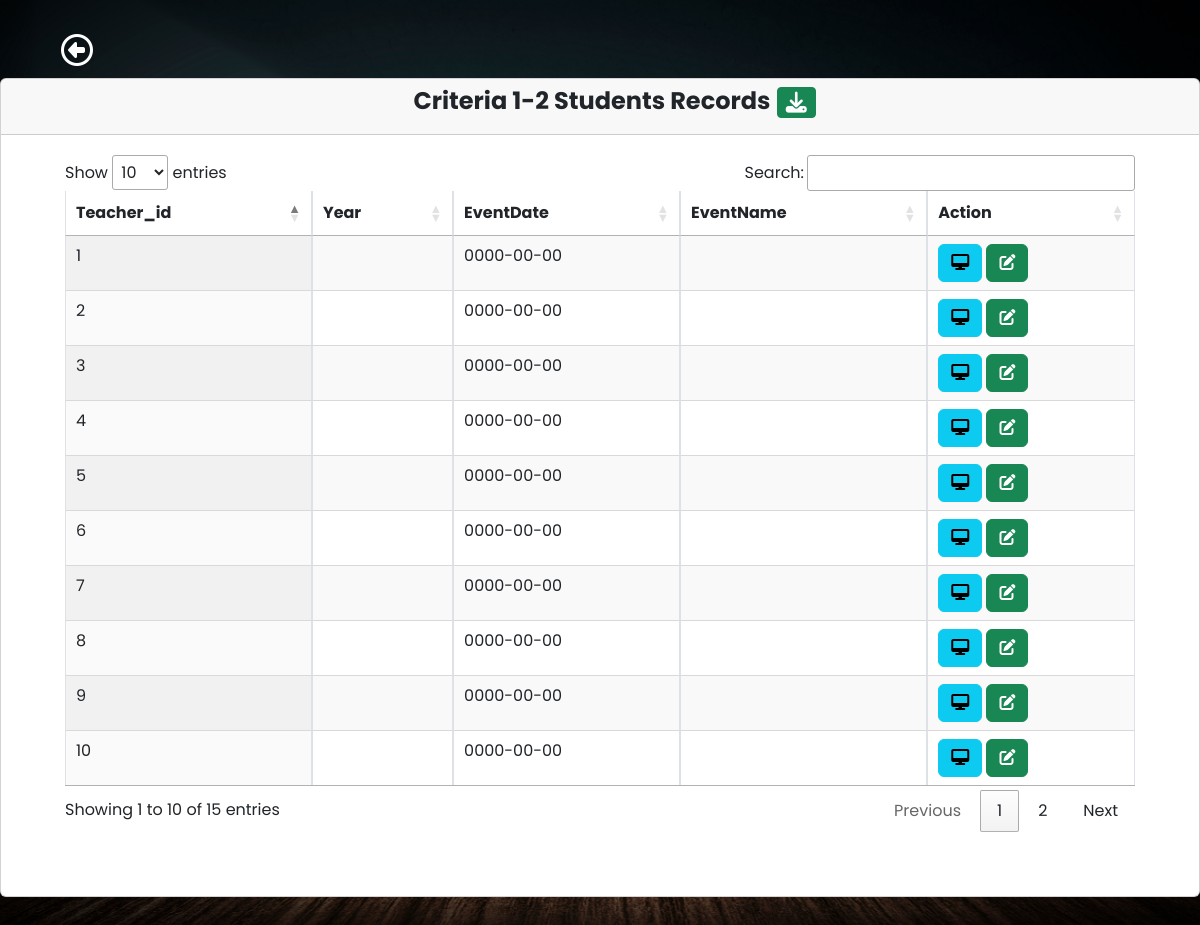
/criteria/criteria5-3b.php, run on the app's committed database.
### tables this page shows
CREATE TABLE `teacherform` (
  `teacher_id` int(10) NOT NULL,
  `teacherName` varchar(100) NOT NULL,
  `pan` varchar(100) NOT NULL,
  `designation` varchar(50) NOT NULL,
  `appointmentYear` int(40) NOT NULL,
  `appointmentNature` varchar(100) NOT NULL,
  `departmentName` varchar(70) NOT NULL,
  `experienceYears` int(10) NOT NULL,
  `stillServing1` varchar(100) NOT NULL,
  `teacherNamePhD` varchar(100) NOT NULL,
  `qualificationYear` varchar(10) NOT NULL,
  `recognizedGuide` varchar(10) NOT NULL,
  `recognitionYear` int(10) NOT NULL,
  `stillServing2` varchar(10) NOT NULL,
  `researchScholar` varchar(100) NOT NULL,
  `registrationYear` int(10) NOT NULL,
  `guideAllotmentLink` date NOT NULL,
  `programmeName` varchar(50) NOT NULL,
  `programmeCode` varchar(50) NOT NULL,
  `semesterYear` varchar(10) NOT NULL,
  `lastExamDate` date NOT NULL,
  `resultDate` date NOT NULL,
  `programCode` varchar(10) NOT NULL,
  `programName` varchar(100) NOT NULL,
  `studentsAppeared` int(100) NOT NULL,
  `studentsPassed` int(100) NOT NULL,
  `teacherNameSeedMoney` varchar(100) NOT NULL,
  `seedAmount` int(10) NOT NULL,
  `yearReceived` int(10) NOT NULL,
  `policyLink` varchar(100) NOT NULL,
  `teacherNameAward` varchar(100) NOT NULL,
  `awardName` varchar(100) NOT NULL,
  `awardYear` int(10) NOT NULL,
  `awardingAgency` varchar(100) NOT NULL,
  `roomName` varchar(255) NOT NULL,
  `ictFacility` varchar(255) NOT NULL,
  `photoLink` varchar(255) NOT NULL,
  `timetable` varchar(255) NOT NULL,
  `year` varchar(10) NOT NULL,
  `budget` int(10) NOT NULL,
  `expenditure` int(10) NOT NULL,
  `totalExpenditure` int(10) NOT NULL,
  `maintenanceAcademic` int(10) NOT NULL,
  `maintenancePhysical` int(10) NOT NULL,
  `module` varchar(255) NOT NULL,
  `platform` varchar(255) NOT NULL,
  `launchDate` date NOT NULL,
  `documentLink` varchar(255) NOT NULL,
  `facility` varchar(255) NOT NULL,
  `developmentFacility` varchar(255) NOT NULL,
  `videoLink` varchar(255) NOT NULL,
  `scheme_name` varchar(255) NOT NULL,
  `gov_students` int(11) NOT NULL,
  `gov_amount` decimal(10,2) NOT NULL,
  `ngo_students` int(11) NOT NULL,
  `ngo_amount` decimal(10,2) NOT NULL,
  `ngo_name` varchar(255) NOT NULL,
  `capacity_programme` varchar(255) NOT NULL,
  `implementationDate` date NOT NULL,
  `enrolledStudents` int(11) NOT NULL,
  `agencies` text NOT NULL,
  `activity_name` varchar(255) NOT NULL,
  `students_attended` int(11) NOT NULL,
  `students_placed` int(11) NOT NULL,
  `eventDate` date NOT NULL,
  `teamIndividual` varchar(255) NOT NULL,
  `competitionLevel` varchar(255) NOT NULL,
  `eventName` varchar(255) NOT NULL,
  `pi_co_pi_name` varchar(255) NOT NULL,
  `funding_agency` varchar(255) NOT NULL,
  `type` varchar(100) NOT NULL,
  `department` varchar(255) NOT NULL,
  `funds_provided` int(10) NOT NULL,
  `duration` varchar(100) NOT NULL,
  `workshop_name` varchar(255) NOT NULL,
  `participants` int(11) NOT NULL,
  `date` varchar(100) NOT NULL,
  `activity_report_link` varchar(255) NOT NULL,
  `author_name` varchar(255) NOT NULL,
  `journal_name` varchar(255) NOT NULL,
  `publication_year` int(11) NOT NULL,
  `issn_number` varchar(255) NOT NULL,
  `journal_website` varchar(255) NOT NULL,
  `article_link` varchar(255) NOT NULL,
  `listing_status` varchar(255) NOT NULL,
  `teacher_consultants` varchar(255) NOT NULL,
  `project_name` varchar(255) NOT NULL,
  `agency_details` varchar(255) NOT NULL,
  `revenue_generated` decimal(10,2) NOT NULL,
  `trainees` int(11) NOT NULL,
  `teachers_staff_names` varchar(255) NOT NULL,
  `facilities_name_department` varchar(255) NOT NULL,
  `consultancy_name` varchar(255) NOT NULL,
  `total_amount_spent` int(10) NOT NULL,
  `organizing_unit` varchar(255) NOT NULL,
  `role` varchar(50) NOT NULL,
  `year_placement` varchar(4) NOT NULL,
  `studentName_placement` varchar(255) NOT NULL,
  `programGraduated_placement` varchar(255) NOT NULL,
  `employerName` varchar(255) NOT NULL,
  `payPackage` varchar(255) NOT NULL,
  `studentName_higher_education` varchar(255) NOT NULL,
  `institutionJoined` varchar(255) NOT NULL,
  `programAdmitted` varchar(255) NOT NULL,
  `e_governance` varchar(255) NOT NULL,
  `conference_name` varchar(255) NOT NULL,
  `conferenceName` varchar(255) NOT NULL,
  `professionalBody` varchar(255) NOT NULL,
  `amount` int(10) NOT NULL,
  `roles` varchar(255) NOT NULL,
  `from_date` date NOT NULL,
  `to_date` date NOT NULL,
  `program_title` varchar(255) NOT NULL
);

### criteria/criteria5-3b.php (the view, shortened to what this page needs)
<?php
require 'dbcon.php';
?>
<!doctype html>
<html lang="en">
<head>
    <link href="https://cdn.jsdelivr.net/npm/bootstrap@5.1.3/dist/css/bootstrap.min.css" rel="stylesheet">
    <link rel="stylesheet" href="https://cdn.datatables.net/1.10.2/css/jquery.dataTables.min.css">
    <link rel="stylesheet" href="https://pro.fontawesome.com/releases/v5.10.0/css/all.css">
    <?php
    include('../students/includes/header1.php');
    ?>
</head>
<body>
    <div class="wrapper">
        <div class="main">
            <nav class="navbar navbar-expand">
                <a href="../criteria/criteria.php" class="btn btn-2xl mx-5 mt-4"><i class="fa-regular fa-circle-left fa-2xl" style="color: #fff;"></i></a>
            </nav>
            <main class="content ">
                <div class=" mb-5">
                    <div class="row">
                        <div class="col-md-12">
                            <div class="card">
                                <div class="card-header">
                                    <h4 class="text-center">&emsp;<b> Criteria 1-2 Students Records</b>
                                        <a href="../students/student-create.php" class="btn btn-success btn-sm pull-right"><i class="fa-solid fa-download fa-xl"></i></a>
                                    </h4>
                                </div>
                                <div class="card-body m-5 mt-1">
                                    <table id="example" class="display table table-striped table-bordered table-hover" cellspacing="0" width="100%">
                                        <thead>
                                            <tr>
                                                <?php
                                                $query = "SELECT teacher_id,year,eventDate,eventName FROM teacherform LIMIT 1";
                                                $query_run = mysqli_query($conn, $query);
                                                $row = mysqli_fetch_assoc($query_run);
                                                foreach ($row as $key => $value) {
                                                    echo "<th>" . ucfirst($key) . "</th>";
                                                }
                                                ?>
                                                <th>Action</th>
                                            </tr>
                                        </thead>
                                        <tbody>
                                            <?php
                                            $query = "SELECT teacher_id,year,eventDate,eventName FROM teacherform";
                                            $query_run = mysqli_query($conn, $query);
                                            if (mysqli_num_rows($query_run) > 0) {
                                                while ($student = mysqli_fetch_assoc($query_run)) {
                                            ?>
                                                    <tr>
                                                        <?php
                                                        foreach ($student as $data) {
                                                            echo "<td>" . $data . "</td>";
                                                        }
                                                        ?>
                                                        <td>
                                                            <a href="student-view.php?id=<?= $student['id']; ?>" class="btn btn-info btn-xs"><i class="fas fa-desktop "></i></a>
                                                            <a href="student-edit.php?id=<?= $student['id']; ?>" class="btn btn-success btn-xs"><i class="fas fa-edit"></i></a>
                                                        </td>
                                                    </tr>
                                            <?php
                                                }
                                            } else {
                                                echo "<tr><td colspan='4'>No Record Found</td></tr>";
                                            }
                                            ?>
                                        </tbody>
                                    </table>
                                </div>
                            </div>
                        </div>
                    </div>
                </div>
            </main>
        </div>
    </div>
</body>
</html>

### students/includes/header1.php (style rules this page uses)
body { font-family: 'Poppins', sans-serif; margin: 0; background-image: url("../img/background-image.jpg"); background-repeat: no-repeat; background-position: center bottom; background-size: cover; }
a { cursor: pointer; text-decoration: none; font-family: 'Poppins', sans-serif; }
.wrapper { align-items: stretch; display: flex; width: 100%; }
.main { display: flex; flex-direction: column; min-height: 100vh; width: 100%; overflow: hidden; transition: all 0.35s ease-in-out; }
.content { flex: 1; max-width: 100vw; width: 100vw; }
@media (min-width:768px) { .content { width: auto; } }

### data on the page
teacherform: teacher_id "1", eventDate "0000-00-00"
teacherform: teacher_id "2", eventDate "0000-00-00"
teacherform: teacher_id "3", eventDate "0000-00-00"
teacherform: teacher_id "4", eventDate "0000-00-00"
teacherform: teacher_id "5", eventDate "0000-00-00"
teacherform: teacher_id "6", eventDate "0000-00-00"
teacherform: teacher_id "7", eventDate "0000-00-00"
teacherform: teacher_id "8", eventDate "0000-00-00"
teacherform: teacher_id "9", eventDate "0000-00-00"
teacherform: teacher_id "10", eventDate "0000-00-00"

### other printed values
$key "Teacher_id"
$key "Year"
$key "EventDate"
$key "EventName"
